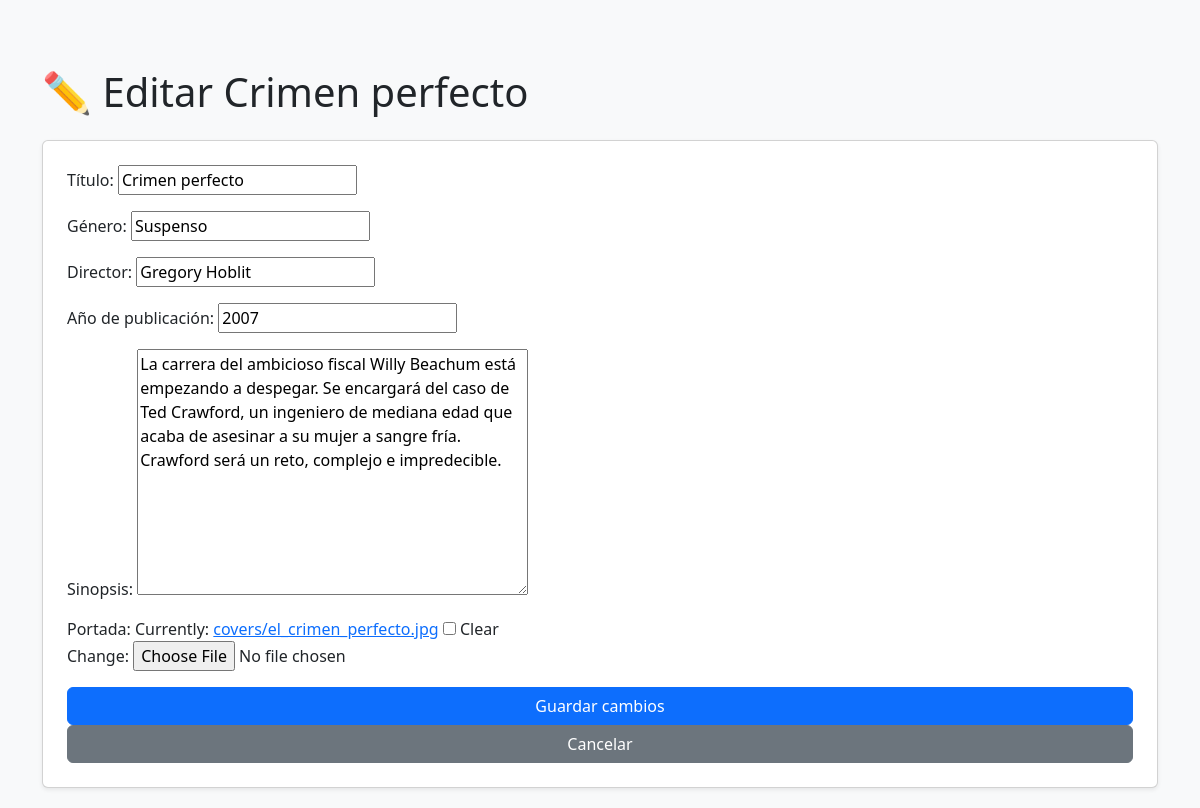
The app's page /movie/2/edit/ with its own data.
### movies/models.py (models this page shows, shortened)
class Movie(models.Model):
    title = models.CharField("Título", max_length=200)
    genre = models.CharField("Género", max_length=100)
    director_name = models.CharField("Director", max_length=100)
    release_year = models.PositiveIntegerField("Año de publicación")
    synopsis = models.TextField("Sinopsis")
    cover_image = models.ImageField("Portada", upload_to='covers/', blank=True, null=True)

### movies/views.py (the view)
# urls.py: path('movie/<int:movie_id>/edit/', views.edit_movie, name='edit_movie'),
def edit_movie(request, movie_id):
    movie = get_object_or_404(Movie, pk=movie_id)
    if request.method == 'POST':
        form = MovieForm(request.POST, request.FILES, instance=movie)
        if form.is_valid():
            form.save()
            return redirect('index')
    else:
        form = MovieForm(instance=movie)
    return render(request, 'movies/edit_movie.html', {'form': form, 'movie': movie})

### movies/forms.py
class MovieForm(forms.ModelForm):
    class Meta:
        model = Movie
        fields = ['title', 'genre', 'director_name', 'release_year', 'synopsis', 'cover_image']

### movies/templates/movies/edit_movie.html (shortened to what this page needs)
<!DOCTYPE html>
<html>
<head>
    {% load static %}
    <link rel="stylesheet" href="{% static 'movies/style.css' %}">
    <link href="https://cdn.jsdelivr.net/npm/bootstrap@5.3.3/dist/css/bootstrap.min.css" rel="stylesheet">
</head>
<body class="bg-light">
    <div class="container mt-5">
        <h1 class="mb-4">✏️ Editar {{ movie.title }}</h1>
        <form method="post" enctype="multipart/form-data" class="card p-4 shadow-sm">
            {{ form.as_p }}
            <button type="submit" class="btn btn-primary">Guardar cambios</button>
            <a href="{% url 'index' %}" class="btn btn-secondary">Cancelar</a>
        </form>
    </div>
</body>
</html>

### movies/static/movies/style.css (style rules this page uses)
body { font-family: Arial, sans-serif; background-color: #f4f4f4; padding: 20px; }
h1 { color: #333; }

### records on screen
Movie: title "Crimen perfecto", genre "Suspenso", director_name "Gregory Hoblit", release_year "2007", synopsis "La carrera del ambicioso fiscal Willy Beachum está empezando a despegar. Se encargará del caso de Ted Crawford, un ingeniero de mediana edad que acaba de asesinar a su mujer a sangre fría. Crawford será un reto, complejo e impredecible."
